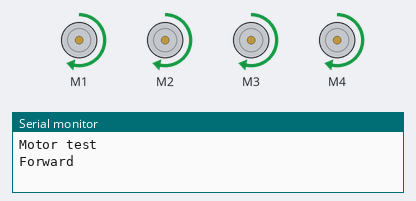
Bench run of a sketch on a simulated Arduino Uno, built with avr-gcc and run on an emulated ATmega328P. Parts: 4 × DC motor (green arrow = forward, orange = backward, longer = faster), the last lines printed to the serial monitor.

Above: at 1.5 s.
At 4.5 s:
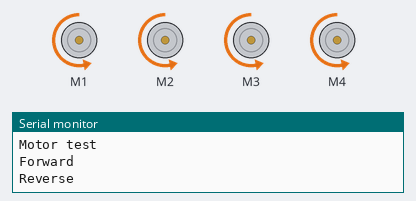
At 7.5 s:
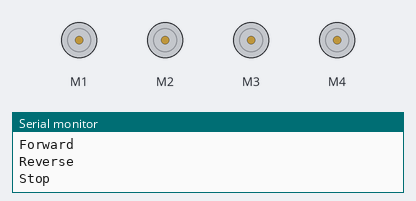
Timing chart, 0 to 11.7 s (numbered marks = the images above):
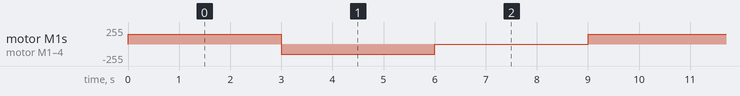

Measured:
- by itself, motor M1–4: repeats every 9.0 s: backward 150/255 3.0 s, stopped 3.0 s, forward 150/255 3.0 s

The sketch:

motorl293d.ino
```cpp
#include <AFMotor.h>

const int MOTOR_1 = 1;
const int MOTOR_2 = 2;
const int MOTOR_3 = 3;
const int MOTOR_4 = 4;

AF_DCMotor motor1(MOTOR_1, MOTOR12_64KHZ); // create motor object, 64KHz pwm
AF_DCMotor motor2(MOTOR_2, MOTOR12_64KHZ); // create motor object, 64KHz pwm
AF_DCMotor motor3(MOTOR_3, MOTOR12_64KHZ); // create motor object, 64KHz pwm
AF_DCMotor motor4(MOTOR_4, MOTOR12_64KHZ); // create motor object, 64KHz pwm
//===============================================================================
//  Initialization
//===============================================================================
void setup() {
  Serial.begin(9600);           // Initialize serial port
  Serial.println("Motor test");

  motor1.setSpeed(150);          // set the motor speed to 0-255
  motor2.setSpeed(150);
  motor3.setSpeed(150);
  motor4.setSpeed(150);
}
//===============================================================================
//  Main
//===============================================================================
void loop() {
  // Simply run the selected motor in both directions and stop.  Then repeat
  Serial.println("Forward");

  motor1.run(FORWARD);         // turn it on going forward
  motor2.run(FORWARD);
  motor3.run(FORWARD);
  motor4.run(FORWARD);
  delay(3000);

  Serial.println("Reverse");
  motor1.run(BACKWARD);        // the other way
  motor2.run(BACKWARD);
  motor3.run(BACKWARD);
  motor4.run(BACKWARD);
  delay(3000);

  Serial.println("Stop");
  motor1.run(RELEASE);         // stopped
  motor2.run(RELEASE);
  motor3.run(RELEASE);
  motor4.run(RELEASE);
  delay(3000);
}
```
